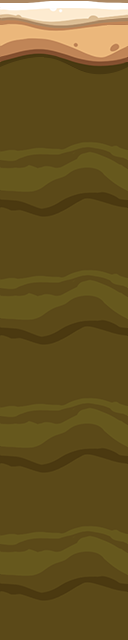

Rendered tile map (Tiled .tmx) drawn with the repository's tilesets; below, a short description and the full map source, tile grids included:
An orthogonal 1x5 tile map with 128x128 px tiles, 1 tile layer (ground).

<map version="1.10" tiledversion="1.10.2" orientation="orthogonal" renderorder="right-down" width="1" height="5" tilewidth="128" tileheight="128" infinite="0" nextlayerid="7" nextobjectid="1">
 <tileset firstgid="1" name="Tile" tilewidth="128" tileheight="128" tilecount="2" columns="0">
  <grid orientation="orthogonal" width="1" height="1" />
  <tile id="3">
   <image width="128" height="128" source="../../tile/ball/summer/2.png" />
  </tile>
  <tile id="4">
   <image width="128" height="128" source="../../tile/ball/summer/5.png" />
  </tile>
 </tileset>
 <layer id="5" name="ground" width="1" height="5">
  <data encoding="csv">
4,
5,
5,
5,
5
</data>
 </layer>
</map>
